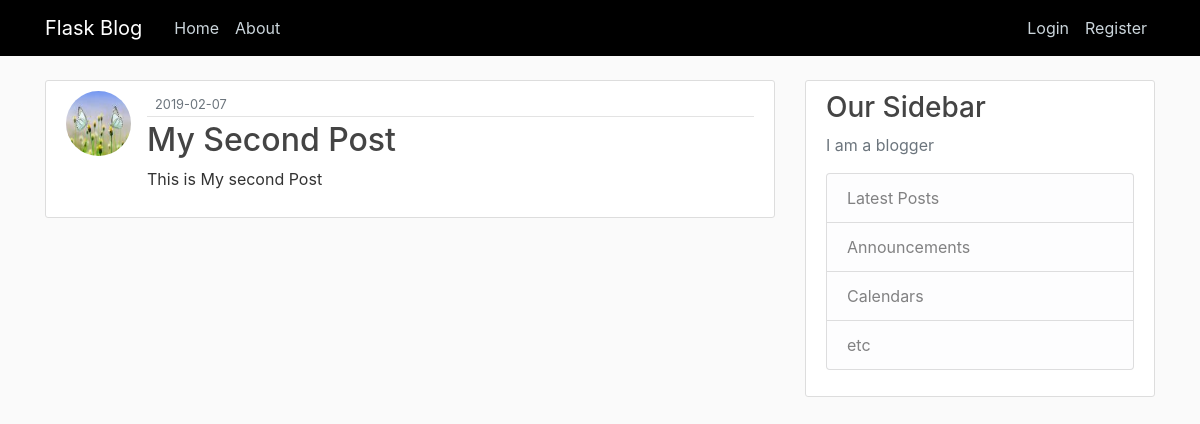
The page /post/2 on the database as committed earlier.
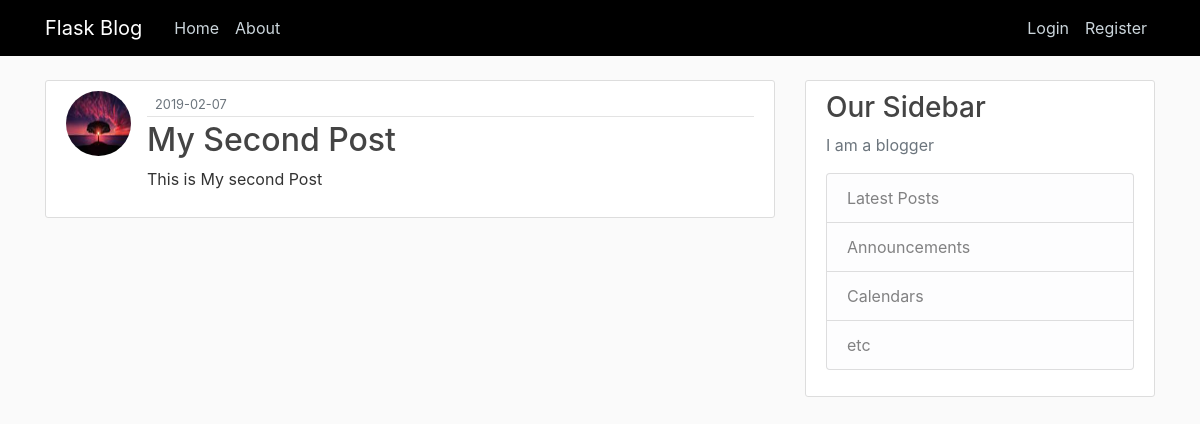
The same page on the database as committed later.
### flaskblog/models.py (models this page shows, shortened)
class User(db.Model, UserMixin):
    id = db.Column(db.Integer, primary_key=True)
    username = db.Column(db.String(20), unique=True, nullable=False)
    email = db.Column(db.String(120), unique=True, nullable=False)
    image_file = db.Column(db.String(20), nullable=False, default='default.jpg')
    password = db.Column(db.String(60), nullable=False)
    post = db.relationship('Post', backref='author', lazy=True)

### flaskblog/routes.py (the view)
@app.route('/post/<int:post_id>')
def post(post_id):
    post = Post.query.get_or_404(post_id)
    return render_template('post.html', title=post.title, post=post)

### flaskblog/templates/post.html (shortened to what this page needs)
{% extends "layout.html" %}
    {% block content %}
<article class="media content-section">
    <img class="rounded-circle article-img" src="{{ url_for('static', filename='profile_pics/' + post.author.image_file) }}" >
    <div class="media-body">
        <div class="article-metadata">
        <small class="text-muted">{{ post.date_posted.strftime('%Y-%m-%d') }}</small>
        </div>
        <h2 class="article-title">{{ post.title }}</h2>
        <p class="article-content">{{ post.content }}</p>
    </div>
</article>
{% endblock content %}

Rows that differ between the two databases and show on the page:
changed User: image_file: a different picture
